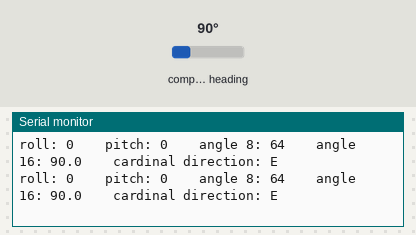
A sketch run on a simulated Arduino Uno, built with avr-gcc and run on an emulated ATmega328P. Parts: the last lines printed to the serial monitor. Wiring (inferred from the names in the program): CMPS compass at I2C address 0x60. The test bench sets the inputs (shaded band); at power-on: compass heading 90°.

Above: at 1.2 s.
1.3 s: compass heading set to 7°
At 1.34 s:
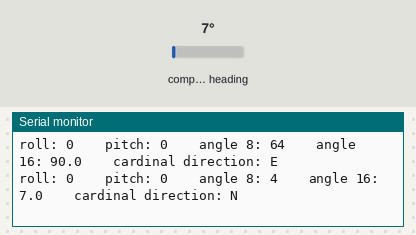
3.2 s: compass heading set to 180°
At 3.29 s:
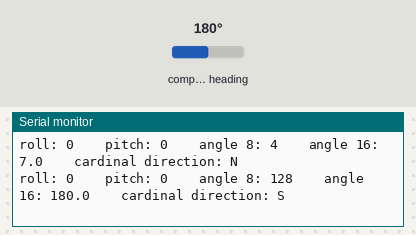
5.1 s: compass heading set to 269°
At 5.14 s:
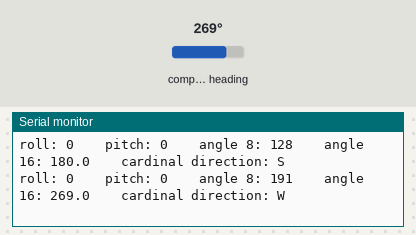

The sketch:

CMPS12Compass.ino
```cpp
/* Working Example for  CMPS12 I2C Compass module. Code originally written by James Henderson, 2014.
Last edit: 23 Feb 2024.

This example code prints the sensor data (8 and 16 bit heading, magnetometer, accelerometer and gyro)

The example code has been modified to compensate for calibration with an iPhone compass.
When the sensor is lined up with a separate compass pointing North and the values do not match 0,
the value displayed is input as the "offset" for calibration.

The cardinal directions have also been added as variables.

*/

#include <Wire.h>

#define CMPS12_ADDRESS 0x60  // Address of CMPS12 shifted right one bit for arduino wire library
#define ANGLE_8 1            // Register to read 8bit angle from

// Offset angle discovered during calibration between iPhone compass and the sensor.

// const int offset = 335;

unsigned char high_byte, low_byte, angle8;
char pitch, roll;
unsigned int angle16;

void setup() {
  Serial.begin(115200);  // Start serial port
  Wire.begin();
}

void loop() {

  Wire.beginTransmission(CMPS12_ADDRESS);  // Starts communication with CMPS12
  Wire.write(ANGLE_8);                     // Sends the register we wish to start reading from
  Wire.endTransmission();

  // Request 5 bytes from the CMPS12
  // this will give us the 8 bit bearing,
  // both bytes of the 16 bit bearing, pitch and roll
  Wire.requestFrom(CMPS12_ADDRESS, 5);

  while (Wire.available() < 5)
    ;  // Wait for all bytes to come back

  angle8 = Wire.read();  // Read back the 5 bytes
  high_byte = Wire.read();
  low_byte = Wire.read();
  pitch = Wire.read();
  roll = Wire.read();

  angle16 = high_byte;  // Calculate 16 bit angle
  angle16 <<= 8;
  angle16 += low_byte;

  Serial.print("roll: ");               // Display roll data
  Serial.print(roll, DEC);

  Serial.print("    pitch: ");          // Display pitch data
  Serial.print(pitch, DEC);

  Serial.print("    angle 8: ");        // Display 8bit angle
  Serial.print(angle8, DEC);

  Serial.print("    angle 16: ");     // Display 16 bit angle with decimal place
  Serial.print(angle16 / 10, DEC);
  Serial.print(".");
  Serial.print(angle16 % 10, DEC);

  // // Apply the offset and adjust for wrap-around
  // int calibratedAngle16 = (angle16 - (offset * 10) + 3600) % 3600;

  // // Display calibrated angle
  // Serial.print("    calibrated angle: ");
  // Serial.print(calibratedAngle16 / 10, DEC);
  // Serial.print(".");
  // Serial.print(calibratedAngle16 % 10, DEC);

  // Display cardinal direction
  Serial.print("    cardinal direction: ");
  // Serial.println(getCardinalDirection(calibratedAngle16 / 10));
  Serial.println(getCardinalDirection(angle16 / 10));

  // delay for readibility
  delay (100);

}

String getCardinalDirection(int angle) {
    const String directions[] = {"N", "NNE", "NE", "ENE", "E", "ESE", "SE", "SSE",
                                 "S", "SSW", "SW", "WSW", "W", "WNW", "NW", "NNW"};

    // Divide the angle by 22.5 since each direction covers 22.5 degrees
    // Add 0.5 to handle rounding to the nearest direction
    int val = (int)((angle / 22.5) + 0.5);

    // Use modulus 16 to wrap around the array index
    return directions[val % 16];
}
```

Measured:
- after the input at 1.3 s, the serial monitor: prints a new line at once (image 1)
- after the input at 3.2 s, the serial monitor: prints a new line after 0.08 s (image 2)
- after the input at 5.1 s, the serial monitor: prints a new line at once (image 3)
